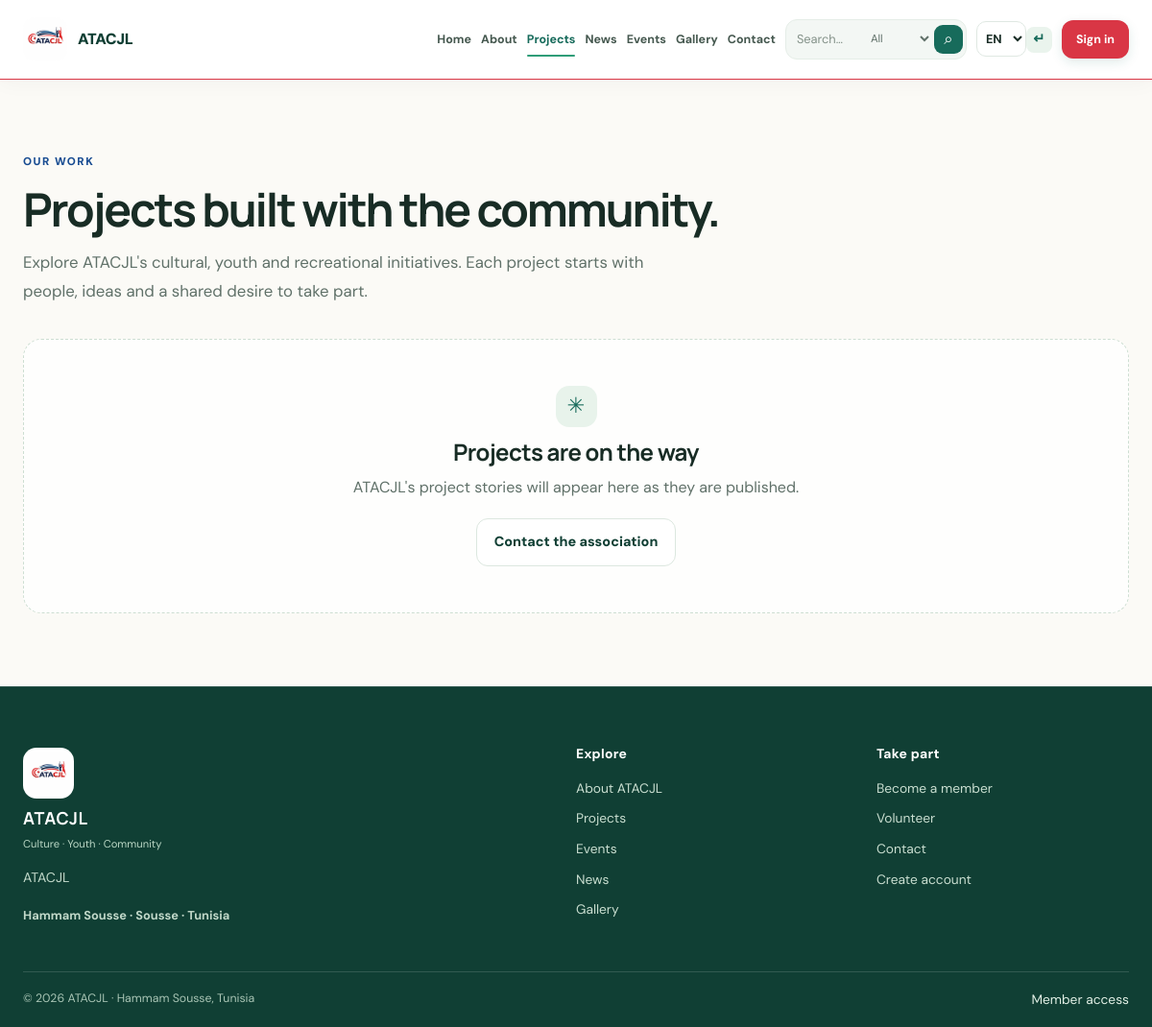
/projects.php, run on an earlier commit of the app's database.
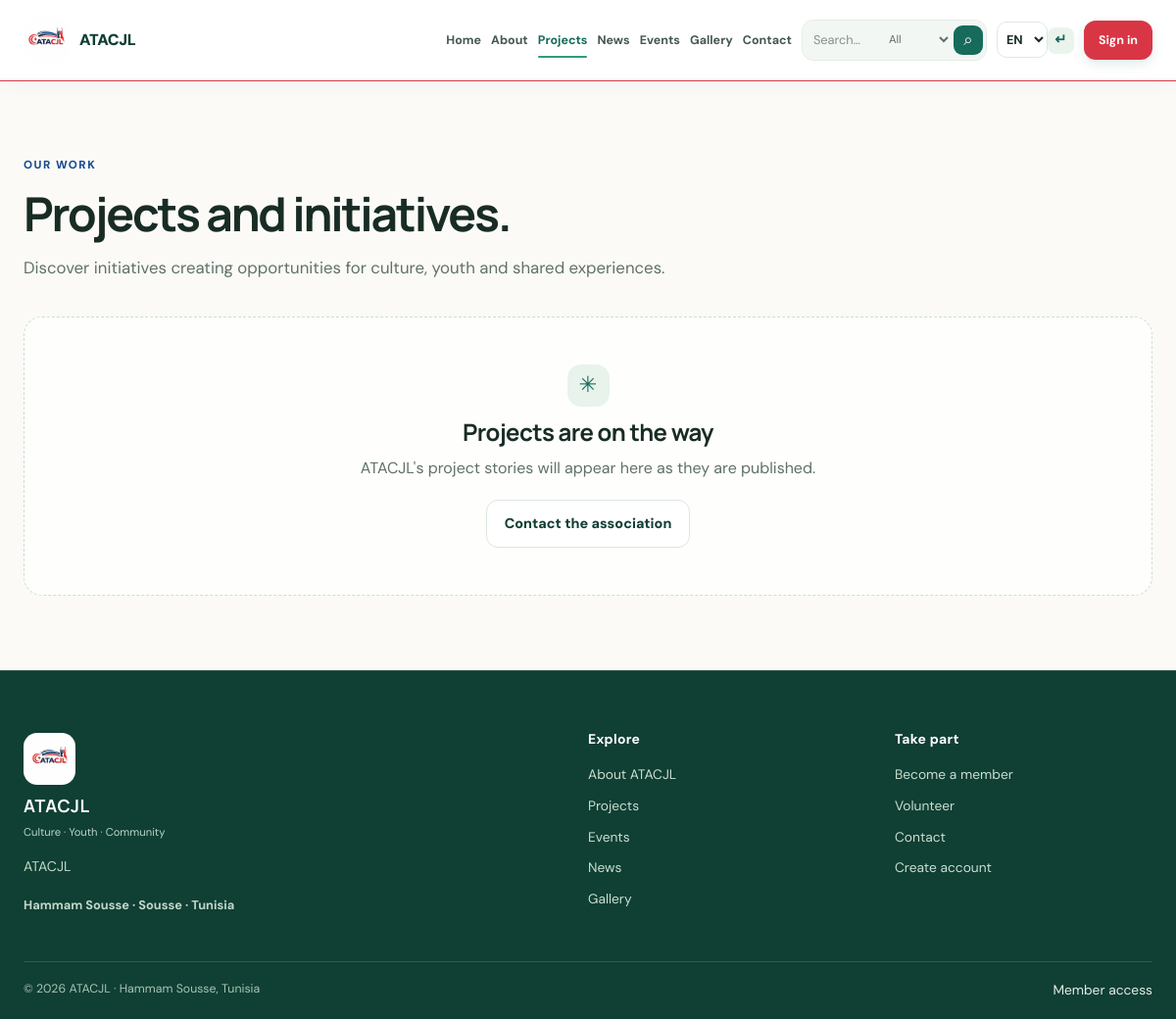
And on a later commit of the database.
### tables this page shows
CREATE TABLE site_settings (
 setting_key VARCHAR(100) PRIMARY KEY, setting_value LONGTEXT NOT NULL, updated_at DATETIME NOT NULL DEFAULT CURRENT_TIMESTAMP ON UPDATE CURRENT_TIMESTAMP
);

### includes/functions.php (called while the page is built, shortened)
<?php
declare(strict_types=1);require_once __DIR__.'/auth.php';
function lang():string{$allowed=['en','fr','ar','de','it','es'];$l=$_GET['lang']??$_SESSION['lang']??'en';if(in_array($l,$allowed,true))$_SESSION['lang']=$l;return $_SESSION['lang']??'en';}
function setting(string $key,string $default=''):string{static $cache=[];if(array_key_exists($key,$cache))return $cache[$key];$s=db()->prepare('SELECT setting_value FROM site_settings WHERE setting_key=?');$s->execute([$key]);$value=$s->fetchColumn();return $cache[$key]=$value===false?$default:(string)$value;}

### includes/security.php (called while the page is built, shortened)
<?php
function e(?string $v):string{return htmlspecialchars((string)($v??''),ENT_QUOTES|ENT_SUBSTITUTE,'UTF-8');}

### includes/auth.php (called while the page is built, shortened)
<?php
declare(strict_types=1);require_once __DIR__.'/db.php';require_once __DIR__.'/security.php';startSecureSession();
function currentUser():?array{static $u='unset';if($u!=='unset')return $u;$id=$_SESSION['user_id']??null;if(!$id)return $u=null;$s=db()->prepare('SELECT * FROM users WHERE id=? AND is_active=1 AND is_banned=0');$s->execute([$id]);return $u=$s->fetch()?:null;}

### includes/db.php (called while the page is built, shortened)
<?php
function db(): PDO { static $pdo=null; if($pdo)return $pdo; $dsn='mysql:host='.envv('DB_HOST','127.0.0.1').';port='.envv('DB_PORT','3306').';dbname='.envv('DB_NAME','atacjl_db').';charset=utf8mb4'; $pdo=new PDO($dsn,envv('DB_USER','root'),envv('DB_PASS',''),[PDO::ATTR_ERRMODE=>PDO::ERRMODE_EXCEPTION,PDO::ATTR_DEFAULT_FETCH_MODE=>PDO::FETCH_ASSOC,PDO::ATTR_EMULATE_PREPARES=>false]); return $pdo; }

### projects.php (the view, shortened to what this page needs)
<?php
require_once __DIR__.'/includes/functions.php';
$projects=db()->query('SELECT * FROM projects ORDER BY (status="active") DESC,id DESC')->fetchAll();
$pageTitle='Projects';require __DIR__.'/includes/header.php';
?>
<section class="section"><div class="container"><div class="public-page-heading"><p class="eyebrow"><?=e(setting('projects_eyebrow',"OUR WORK"))?></p><h1 class="section-title"><?=e(setting('projects_title','Projects built with the community.'))?></h1><p class="copy"><?=e(setting('projects_intro',"Explore ATACJL's cultural, youth and recreational initiatives. Each project starts with people, ideas and a shared desire to take part."))?></p></div>
<?php if($projects):?><div class="grid-3 project-list-grid"><?php foreach($projects as $p):?><article class="card"><div class="card-media"><?php if($p['featured_image']):?><img loading="lazy" src="<?=e($p['featured_image'])?>" alt="<?=e(localTitle($p,$lang))?>"><?php else:?><div class="media-placeholder" aria-hidden="true"><span><?=e(mb_substr(localTitle($p,$lang),0,1))?></span></div><?php endif;?></div><div class="card-body"><div class="meta-row"><span class="tag"><?=e($p['category'])?></span><span class="status-chip <?=($p['status']==='completed')?'status-draft':'status-active'?>"><?=e(ucfirst($p['status']))?></span></div><h2 class="content-card-title"><?=e(localTitle($p,$lang))?></h2><p><?=e(mb_strimwidth(strip_tags(localDescription($p,$lang)),0,180,'…'))?></p><?php if($p['start_date']):?><p class="muted"><?=e(setting('projects_started_label','Started'))?> <?=e(date('M Y',strtotime($p['start_date'])))?><?php if($p['end_date']):?> · <?=e(date('M Y',strtotime($p['end_date'])))?><?php endif;?></p><?php endif;?><a class="text-link" href="project-detail.php?id=<?=$p['id']?>"><?=e(setting('projects_card_link','Explore project'))?> <span aria-hidden="true">→</span></a></div></article><?php endforeach;?></div><?php else:?><div class="empty-state"><span class="empty-icon">✳</span><h2><?=e(setting('projects_empty_title','Projects are on the way'))?></h2><p><?=e(setting('projects_empty_text',"ATACJL's project stories will appear here as they are published."))?></p><a class="btn ghost" href="<?=APP_URL?>/contact.php"><?=e(setting('projects_empty_link','Contact the association'))?></a></div><?php endif;?></div></section>
<?php require __DIR__.'/includes/footer.php'; ?>

### includes/header.php (shortened to what this page needs)
<?php
require_once __DIR__.'/functions.php';
$lang=lang();
$u=currentUser();
$title=$pageTitle??APP_NAME;
$rtl=$lang==='ar';
$script=(string)($_SERVER['SCRIPT_NAME']??'/index.php');
$isAdminArea=str_contains($script,'/admin/');
$isMemberArea=str_contains($script,'/member/');
$name=trim((string)($u['full_name']??''));
$parts=preg_split('/\s+/',$name);
$initials=strtoupper(substr($parts[0]??'U',0,1).substr($parts[1]??'',0,1));
if($initials==='')$initials='U';
$avatar=(string)($u['profile_photo']??'');
$currentPath=(string)($_SERVER['REQUEST_URI']??'/index.php');
$labels=['en'=>['home'=>'Home','about'=>'About','projects'=>'Projects','news'=>'News','events'=>'Events','gallery'=>'Gallery','contact'=>'Contact','search'=>'Search','all'=>'All','join'=>'Join the community','signin'=>'Sign in','language'=>'Language','admin'=>'Administration','member'=>'Member space','dashboard'=>'Dashboard','profile'=>'My profile','directory'=>'Member directory','documents'=>'Documents','logout'=>'Sign out','visit'=>'View public website','overview'=>'Overview','content'=>'Projects & content','memberships'=>'Memberships','users'=>'Users & members','participation'=>'Participation','volunteers'=>'Volunteers','team'=>'Team','messages'=>'Contact inbox','settings'=>'Site settings','audit'=>'Audit history','event_members'=>'Event assignments']];
$t=static fn(string $key):string=>$labels['en'][$key]??$key;
$navActive=static function(string $file)use($script):string{return basename($script)===$file?' aria-current="page"':'';};
$flashItems=flashes();
?>
<!doctype html>
<html lang="<?=e($lang)?>" dir="<?=$rtl?'rtl':'ltr'?>">
<head>
<link rel="stylesheet" href="<?=APP_URL?>/assets/css/style.css">
</head>
<body class="<?=$rtl?'rtl ':''?><?= $isAdminArea?'admin-area':($isMemberArea?'member-area':'public-area')?>">
<?php if($isAdminArea): ?>
<div class="app-shell admin-app-shell">
  <aside class="app-sidebar" id="appSidebar" aria-label="<?=e($t('admin'))?> navigation">
    <a class="app-brand" href="<?=APP_URL?>/admin/index.php"><span class="app-brand-mark">A</span><span><strong>ATACJL</strong><small><?=e($t('admin'))?></small></span></a>
    <div class="sidebar-label"><?=e($t('overview'))?></div>
    <a class="sidebar-link<?=(basename($script)==='index.php' && $isAdminArea)?' is-active':''?>" href="<?=APP_URL?>/admin/index.php"><span class="nav-glyph">◫</span><?=e($t('overview'))?></a>
    <div class="sidebar-label">CONTENT & COMMUNITY</div>
    <a class="sidebar-link<?=basename($script)==='pages.php'?' is-active':''?>" href="<?=APP_URL?>/admin/pages.php"><span class="nav-glyph">▧</span>Page content</a>
    <a class="sidebar-link<?=basename($script)==='content.php'?' is-active':''?>" href="<?=APP_URL?>/admin/content.php?type=projects"><span class="nav-glyph">▤</span><?=e($t('content'))?></a>
    <a class="sidebar-link<?=basename($script)==='gallery.php'?' is-active':''?>" href="<?=APP_URL?>/admin/gallery.php"><span class="nav-glyph">▧</span><?=e($t('gallery'))?></a>
    <a class="sidebar-link<?=basename($script)==='memberships.php'?' is-active':''?>" href="<?=APP_URL?>/admin/memberships.php"><span class="nav-glyph">◎</span><?=e($t('memberships'))?></a>
    <a class="sidebar-link<?=basename($script)==='users.php'?' is-active':''?>" href="<?=APP_URL?>/admin/users.php"><span class="nav-glyph">♙</span><?=e($t('users'))?></a>
    <a class="sidebar-link<?=basename($script)==='participation.php'?' is-active':''?>" href="<?=APP_URL?>/admin/participation.php"><span class="nav-glyph">✓</span><?=e($t('participation'))?></a>
    <a class="sidebar-link<?=basename($script)==='volunteers.php'?' is-active':''?>" href="<?=APP_URL?>/admin/volunteers.php"><span class="nav-glyph">♡</span><?=e($t('volunteers'))?></a>
    <a class="sidebar-link<?=basename($script)==='team.php'?' is-active':''?>" href="<?=APP_URL?>/admin/team.php"><span class="nav-glyph">♧</span><?=e($t('team'))?></a>
    <div class="sidebar-label">OPERATIONS</div>
    <a class="sidebar-link<?=basename($script)==='event-members.php'?' is-active':''?>" href="<?=APP_URL?>/admin/index.php#event-management"><span class="nav-glyph">▦</span><?=e($t('event_members'))?></a>
    <a class="sidebar-link<?=basename($script)==='messages.php'?' is-active':''?>" href="<?=APP_URL?>/admin/messages.php"><span class="nav-glyph">✉</span><?=e($t('messages'))?></a>
    <a class="sidebar-link<?=basename($script)==='settings.php'?' is-active':''?>" href="<?=APP_URL?>/admin/settings.php"><span class="nav-glyph">⚙</span><?=e($t('settings'))?></a>
    <div class="sidebar-spacer"></div>
    <a class="sidebar-link" href="<?=APP_URL?>/index.php"><span class="nav-glyph">↗</span><?=e($t('visit'))?></a>
    <div class="sidebar-user"><span class="sidebar-avatar"><?=e($initials)?></span><span><strong><?=e($name?:'Administrator')?></strong><small><?=e($t('admin'))?></small></span></div>
  </aside>
  <div class="app-workspace">
    <header class="workspace-topbar"><button type="button" class="sidebar-toggle" data-sidebar-toggle aria-controls="appSidebar" aria-expanded="false" aria-label="Toggle navigation">☰</button><div class="workspace-breadcrumb"><span>ATACJL</span><span aria-hidden="true">/</span><strong><?=e($title)?></strong></div><div class="topbar-tools"><form class="language-switch" action="<?=APP_URL?>/lang.php" method="get"><input type="hidden" name="return" value="<?=e($currentPath)?>"><label class="sr-only" for="admin-language"><?=e($t('language'))?></label><select name="lang" id="admin-language" data-language-switch aria-label="<?=e($t('language'))?>"><?php foreach(['en'=>'English','fr'=>'Français','ar'=>'العربية','de'=>'Deutsch','it'=>'Italiano','es'=>'Español'] as $code=>$label):?><option value="<?=$code?>" data-no-translate <?=$lang===$code?'selected':''?>><?=$label?></option><?php endforeach;?></select><button type="submit" class="language-submit" aria-label="Apply language">↵</button></form><span class="topbar-user"><span class="sidebar-avatar"><?=e($initials)?></span><span><?=e($name?:'Administrator')?></span></span><form method="post" action="<?=APP_URL?>/logout.php"><?=csrfField()?><button class="text-action" type="submit"><?=e($t('logout'))?></button></form></div></header>
    <main class="admin-main">
      <?php if($flashItems):?><div class="flash-stack" role="status" aria-live="polite"><?php foreach($flashItems as $f):?><div class="inline-flash <?=e($f[0])?>"><?=e($f[1])?></div><?php endforeach;?></div><?php endif;?>
<?php else: ?>
<header class="site-header">
  <div class="container nav">
    <a class="brand" href="<?=APP_URL?>/index.php"><img src="<?=APP_URL?>/assets/images/logo.png" alt="<?=e(APP_NAME)?> logo"><span><?=e(APP_NAME)?><small><?=e(setting('site_tagline','Culture · Youth · Community'))?></small></span></a>
    <nav id="publicNavigation" data-nav aria-label="Primary navigation">
      <a href="<?=APP_URL?>/index.php"<?=$navActive('index.php')?>><?=e($t('home'))?></a><a href="<?=APP_URL?>/about.php"<?=$navActive('about.php')?>><?=e($t('about'))?></a><a href="<?=APP_URL?>/projects.php"<?=$navActive('projects.php')?>><?=e($t('projects'))?></a><a href="<?=APP_URL?>/news.php"<?=$navActive('news.php')?>><?=e($t('news'))?></a><a href="<?=APP_URL?>/events.php"<?=$navActive('events.php')?>><?=e($t('events'))?></a><a href="<?=APP_URL?>/gallery.php"<?=$navActive('gallery.php')?>><?=e($t('gallery'))?></a><a href="<?=APP_URL?>/contact.php"<?=$navActive('contact.php')?>><?=e($t('contact'))?></a>
      <form class="site-search" action="<?=APP_URL?>/search.php" method="get"><input name="q" value="<?=e((string)($_GET['q']??''))?>" placeholder="<?=e($t('search'))?>…" aria-label="<?=e($t('search'))?>"><select name="type" aria-label="Search type"><option value="all" <?=($_GET['type']??'all')==='all'?'selected':''?>><?=e($t('all'))?></option></select><button type="submit" aria-label="<?=e($t('search'))?>">⌕</button></form>
      <form class="language-switch public-language" action="<?=APP_URL?>/lang.php" method="get"><input type="hidden" name="return" value="<?=e($currentPath)?>"><label class="sr-only" for="public-language"><?=e($t('language'))?></label><select name="lang" id="public-language" data-language-switch aria-label="<?=e($t('language'))?>"><?php foreach(['en'=>'EN','fr'=>'FR','ar'=>'ع','de'=>'DE','it'=>'IT','es'=>'ES'] as $code=>$label):?><option value="<?=$code?>" data-no-translate <?=$lang===$code?'selected':''?>><?=$label?></option><?php endforeach;?></select><button type="submit" class="language-submit" aria-label="Apply language">↵</button></form>
      <?php if($u):?><div class="user-menu"><button class="user-menu-toggle" type="button" aria-label="Open account menu" aria-expanded="false"><?php if($avatar):?><img class="user-avatar" src="<?=e($avatar)?>" alt=""><?php else:?><span class="user-avatar-initials"><?=e($initials)?></span><?php endif;?></button><div class="user-menu-panel"><div class="user-menu-header"><?php if($avatar):?><img class="user-avatar user-avatar-large" src="<?=e($avatar)?>" alt=""><?php else:?><span class="user-avatar-initials user-avatar-large"><?=e($initials)?></span><?php endif;?><div><strong><?=e($name?:'User')?></strong><small><?=e(ucfirst((string)$u['role']))?></small></div></div><a href="<?=APP_URL?>/member/index.php"><?=e($t('dashboard'))?></a><a href="<?=APP_URL?>/member/profile.php"><?=e($t('profile'))?></a><?php if($u['role']==='admin'):?><a href="<?=APP_URL?>/admin/index.php"><?=e($t('admin'))?></a><?php endif;?><form method="post" action="<?=APP_URL?>/logout.php" class="inline"><?=csrfField()?><button type="submit" class="link-btn"><?=e($t('logout'))?></button></form></div></div><?php else:?><a class="nav-join" href="<?=APP_URL?>/login.php"><?=e($t('signin'))?></a><?php endif;?>
    </nav>
  </div>
</header>
<main class="site-main">
<?php endif; ?>

### includes/footer.php (shortened to what this page needs)
<?php
$script=(string)($_SERVER['SCRIPT_NAME']??'');
if(str_contains($script,'/admin/')): ?>
    </main>
    <footer class="workspace-footer"><span>© <?=date('Y')?> ATACJL</span><span>Administration workspace · Hammam Sousse</span></footer>
  </div>
</div>
<?php else: ?>
</main>
<footer class="footer">
  <div class="container footer-grid">
    <div class="footer-about"><a class="footer-brand" href="<?=APP_URL?>/index.php"><img src="<?=APP_URL?>/assets/images/logo.png" alt="ATACJL logo"><span><strong>ATACJL</strong><small><?=e(setting('site_tagline','Culture · Youth · Community'))?></small></span></a><p><?=e(setting('site_full_name','Tunisian Association for Cultural Animation, Youth and Recreation in Hammam Sousse.'))?></p><p class="footer-location"><?=e(setting('footer_location','Hammam Sousse · Sousse · Tunisia'))?></p></div>
    <div><h4><?=e(setting('footer_explore_title','Explore'))?></h4><a href="<?=APP_URL?>/about.php"><?=e(setting('footer_about_link','About ATACJL'))?></a><a href="<?=APP_URL?>/projects.php"><?=e(setting('footer_projects_link','Projects'))?></a><a href="<?=APP_URL?>/events.php"><?=e(setting('footer_events_link','Events'))?></a><a href="<?=APP_URL?>/news.php"><?=e(setting('footer_news_link','News'))?></a><a href="<?=APP_URL?>/gallery.php"><?=e(setting('footer_gallery_link','Gallery'))?></a></div>
    <div><h4><?=e(setting('footer_participate_title','Take part'))?></h4><a href="<?=APP_URL?>/membership.php"><?=e(setting('footer_member_link','Become a member'))?></a><a href="<?=APP_URL?>/volunteer.php"><?=e(setting('footer_volunteer_link','Volunteer'))?></a><a href="<?=APP_URL?>/contact.php"><?=e(setting('footer_contact_link','Contact'))?></a><a href="<?=APP_URL?>/register.php"><?=e(setting('footer_register_link','Create account'))?></a></div>
  </div>
  <div class="container footer-bottom"><span>© <?=date('Y')?> ATACJL · Hammam Sousse, Tunisia</span><a href="<?=APP_URL?>/login.php"><?=e(setting('footer_member_access_link','Member access'))?></a></div>
</footer>
<?php endif; ?>
</body></html>

What changed in the data, as far as the page shows it:
added site_settings: setting_value "OUR WORK"
added site_settings: setting_value "Projects and initiatives."
added site_settings: setting_value "Discover initiatives creating opportunities for culture, youth and shared experiences."
Also different on the page:
setting('projects_eyebrow',"OUR WORK"): "OUR WORK" → (not shown)
setting('projects_title','Projects built with the community.'): "Projects built with the community." → (not shown)
text no longer shown: "Explore ATACJL's cultural, youth and recreational initiatives. Each project starts with people, ideas and a shared desire to take part."
